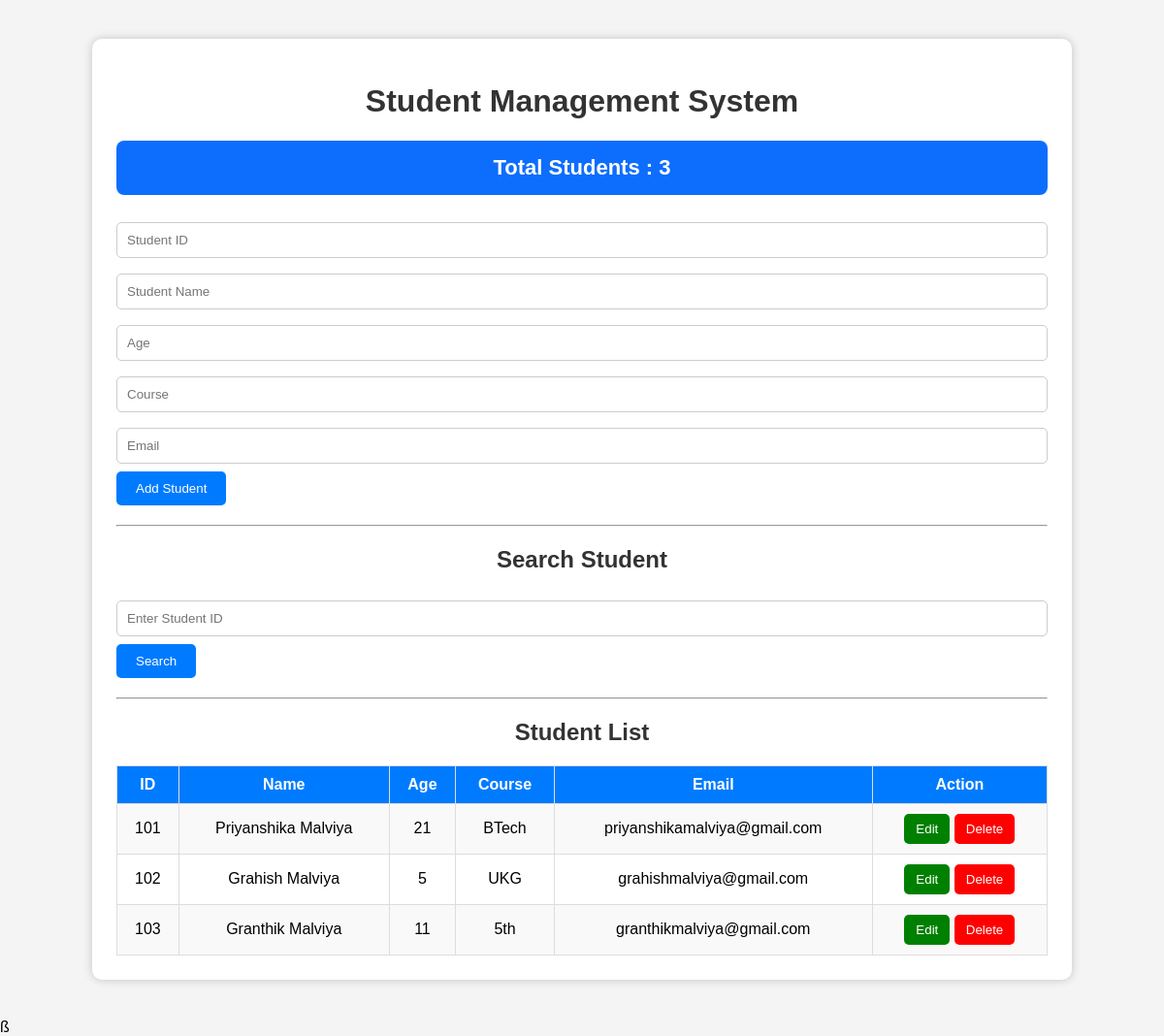
The page / on the database its author committed.
### tables this page shows
CREATE TABLE students (
    id TEXT PRIMARY KEY,
    name TEXT NOT NULL,
    age INTEGER NOT NULL,
    course TEXT NOT NULL,
    email TEXT NOT NULL
);

### app.py (the view, shortened to what this page needs)
@app.route("/", methods=["GET", "POST"])
def home():
    students = get_all_students()
    total_students = get_total_students()
    return render_template(
        "index.html",
        students=students,
        total_students=total_students
    )

### database.py (called while the page is built)
def get_all_students():
    cursor.execute("SELECT * FROM students")
    return cursor.fetchall()

def get_total_students():
    cursor.execute("SELECT COUNT(*) FROM students")
    return cursor.fetchone()[0]

### templates/index.html (shortened to what this page needs)
  <!DOCTYPE html>
<html>
<head>
    <link rel="stylesheet"
          href="{{ url_for('static', filename='style.css') }}">
</head>
<body>
<div class="container">
    <h1>Student Management System</h1>
    <div style="
        background:#0d6efd;
        color:white;
        padding:15px;
        margin-bottom:20px;
        border-radius:8px;
        text-align:center;
        font-size:22px;
        font-weight:bold;">
        Total Students : {{ total_students }}
    </div>
    <form method="POST">
        <input
            type="text"
            name="student_id"
            placeholder="Student ID"
            required>
        <input
            type="text"
            name="name"
            placeholder="Student Name"
            required>
        <input
            type="number"
            name="age"
            placeholder="Age"
            required>
        <input
            type="text"
            name="course"
            placeholder="Course"
            required>
        <input
            type="email"
            name="email"
            placeholder="Email"
            required>
        <button type="submit">
            Add Student
        </button>
    </form>
    <hr>
    <h2>Search Student</h2>
    <form action="/search" method="POST">
        <input
            type="text"
            name="student_id"
            placeholder="Enter Student ID"
            required>
        <button type="submit">
            Search
        </button>
    </form>
    <hr>
    <h2>Student List</h2>
    <table>
        <tr>
            <th>ID</th>
            <th>Name</th>
            <th>Age</th>
            <th>Course</th>
            <th>Email</th>
            <th>Action</th>
        </tr>
        {% for student in students %}
        <tr>
            <td>{{ student[0] }}</td>
            <td>{{ student[1] }}</td>
            <td>{{ student[2] }}</td>
            <td>{{ student[3] }}</td>
            <td>{{ student[4] }}</td>
            <td>
                <a href="/edit/{{ student[0] }}">
                    <button
                        type="button"
                        style="background:green;color:white;border:none;padding:8px 12px;border-radius:5px;cursor:pointer;">
                        Edit
                    </button>
                </a>
                <a href="/delete/{{ student[0] }}"
                   onclick="return confirm('Are you sure you want to delete this student?')">
                    <button
                        type="button"
                        style="background:red;color:white;border:none;padding:8px 12px;border-radius:5px;cursor:pointer;">
                        Delete
                    </button>
                </a>
            </td>
        </tr>
        {% endfor %}
    </table>
</div>
</body>
</html>ß

### static/style.css (style rules this page uses)
body { font-family: Arial, sans-serif; background-color:#f4f4f4; margin:0; padding:0; }
.container { width:80%; margin:40px auto; background:white; padding:25px; border-radius:10px; box-shadow:0 0 10px rgba(0,0,0,0.2); }
h1,h2 { text-align:center; color:#333; }
form { margin-bottom:20px; }
input { width:100%; padding:10px; margin:8px 0; border:1px solid #ccc; border-radius:5px; box-sizing:border-box; }
button { background:#007bff; color:white; border:none; padding:10px 20px; border-radius:5px; cursor:pointer; }
table { width:100%; border-collapse:collapse; margin-top:20px; }
table,th,td { border:1px solid #ddd; }
th { background:#007bff; color:white; padding:10px; }
td { padding:10px; text-align:center; }
tr:nth-child(even) { background:#f9f9f9; }
a { text-decoration:none; }

### rows shown on the page
students: id "101", name "Priyanshika Malviya", age "21", course "BTech", email "priyanshikamalviya@gmail.com"
students: id "102", name "Grahish Malviya", age "5", course "UKG", email "grahishmalviya@gmail.com"
students: id "103", name "Granthik Malviya", age "11", course "5th", email "granthikmalviya@gmail.com"

### other values the page prints
{{ total_students }} "3"
